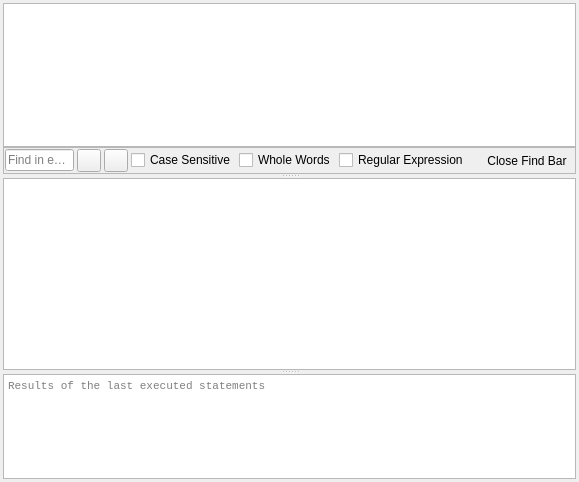
<?xml version="1.0" encoding="UTF-8"?>
<ui version="4.0">
 <class>SqlExecutionArea</class>
 <widget class="QWidget" name="SqlExecutionArea">
  <property name="geometry">
   <rect>
    <x>0</x>
    <y>0</y>
    <width>579</width>
    <height>482</height>
   </rect>
  </property>
  <property name="windowTitle">
   <string>Form</string>
  </property>
  <layout class="QHBoxLayout" name="horizontalLayout_2">
   <property name="spacing">
    <number>3</number>
   </property>
   <property name="leftMargin">
    <number>3</number>
   </property>
   <property name="topMargin">
    <number>3</number>
   </property>
   <property name="rightMargin">
    <number>3</number>
   </property>
   <property name="bottomMargin">
    <number>3</number>
   </property>
   <item>
    <widget class="QSplitter" name="splitter">
     <property name="orientation">
      <enum>Qt::Vertical</enum>
     </property>
     <property name="childrenCollapsible">
      <bool>false</bool>
     </property>
     <widget class="QWidget" name="widget">
      <layout class="QVBoxLayout" name="verticalLayout">
       <property name="spacing">
        <number>0</number>
       </property>
       <item>
        <widget class="SqlTextEdit" name="editEditor"/>
       </item>
       <item>
        <widget class="QFrame" name="findFrame">
         <property name="maximumSize">
          <size>
           <width>16777215</width>
           <height>31</height>
          </size>
         </property>
         <property name="frameShape">
          <enum>QFrame::StyledPanel</enum>
         </property>
         <property name="frameShadow">
          <enum>QFrame::Raised</enum>
         </property>
         <layout class="QGridLayout">
          <property name="leftMargin">
           <number>1</number>
          </property>
          <property name="topMargin">
           <number>1</number>
          </property>
          <property name="rightMargin">
           <number>1</number>
          </property>
          <property name="bottomMargin">
           <number>1</number>
          </property>
          <property name="spacing">
           <number>3</number>
          </property>
          <item row="0" column="1">
           <widget class="QToolButton" name="previousToolButton">
            <property name="toolTip">
             <string>Find previous match [Shift+F3]</string>
            </property>
            <property name="whatsThis">
             <string>Find previous match with mapping</string>
            </property>
            <property name="icon">
             <iconset resource="icons/icons.qrc">
              <normaloff>:/icons/up</normaloff>:/icons/up</iconset>
            </property>
            <property name="shortcut">
             <string>Shift+F3</string>
            </property>
           </widget>
          </item>
          <item row="0" column="8">
           <spacer>
            <property name="orientation">
             <enum>Qt::Horizontal</enum>
            </property>
           </spacer>
          </item>
          <item row="0" column="4">
           <widget class="QCheckBox" name="wholeWordsCheckBox">
            <property name="whatsThis">
             <string>The found pattern must be a whole word</string>
            </property>
            <property name="text">
             <string>Whole Words</string>
            </property>
           </widget>
          </item>
          <item row="0" column="0">
           <widget class="QLineEdit" name="findLineEdit">
            <property name="contextMenuPolicy">
             <enum>Qt::DefaultContextMenu</enum>
            </property>
            <property name="whatsThis">
             <string>Text pattern to find considering the checks in this frame</string>
            </property>
            <property name="placeholderText">
             <string>Find in editor</string>
            </property>
            <property name="clearButtonEnabled">
             <bool>true</bool>
            </property>
           </widget>
          </item>
          <item row="0" column="3">
           <widget class="QCheckBox" name="caseCheckBox">
            <property name="whatsThis">
             <string>The found pattern must match in letter case</string>
            </property>
            <property name="text">
             <string>Case Sensitive</string>
            </property>
           </widget>
          </item>
          <item row="0" column="2">
           <widget class="QToolButton" name="nextToolButton">
            <property name="toolTip">
             <string>Find next match [Enter, F3]</string>
            </property>
            <property name="whatsThis">
             <string>Find next match with wrapping</string>
            </property>
            <property name="icon">
             <iconset resource="icons/icons.qrc">
              <normaloff>:/icons/down</normaloff>:/icons/down</iconset>
            </property>
            <property name="shortcut">
             <string>F3</string>
            </property>
           </widget>
          </item>
          <item row="0" column="5">
           <widget class="QCheckBox" name="regexpCheckBox">
            <property name="toolTip">
             <string>Interpret search pattern as a regular expression</string>
            </property>
            <property name="whatsThis">
             <string>&lt;html&gt;&lt;head/&gt;&lt;body&gt;&lt;p&gt;When checked, the pattern to find is interpreted as a UNIX regular expression. See &lt;a href=&quot;https://en.wikibooks.org/wiki/Regular_Expressions&quot;&gt;Regular Expression in Wikibooks&lt;/a&gt;.&lt;/p&gt;&lt;/body&gt;&lt;/html&gt;</string>
            </property>
            <property name="text">
             <string>Regular Expression</string>
            </property>
           </widget>
          </item>
          <item row="0" column="6">
           <spacer name="horizontalSpacer">
            <property name="orientation">
             <enum>Qt::Horizontal</enum>
            </property>
            <property name="sizeHint" stdset="0">
             <size>
              <width>40</width>
              <height>20</height>
             </size>
            </property>
           </spacer>
          </item>
          <item row="0" column="9">
           <widget class="QToolButton" name="hideFindButton">
            <property name="toolTip">
             <string>Close Find Bar</string>
            </property>
            <property name="text">
             <string>Close Find Bar</string>
            </property>
            <property name="icon">
             <iconset resource="icons/icons.qrc">
              <normaloff>:/icons/close</normaloff>:/icons/close</iconset>
            </property>
            <property name="autoRaise">
             <bool>true</bool>
            </property>
           </widget>
          </item>
         </layout>
        </widget>
       </item>
      </layout>
     </widget>
     <widget class="QSplitter" name="splitter_2">
      <property name="orientation">
       <enum>Qt::Vertical</enum>
      </property>
      <property name="childrenCollapsible">
       <bool>false</bool>
      </property>
      <widget class="ExtendedTableWidget" name="tableResult">
       <property name="editTriggers">
        <set>QAbstractItemView::NoEditTriggers</set>
       </property>
      </widget>
      <widget class="QTextEdit" name="editErrors">
       <property name="sizePolicy">
        <sizepolicy hsizetype="Expanding" vsizetype="Expanding">
         <horstretch>0</horstretch>
         <verstretch>120</verstretch>
        </sizepolicy>
       </property>
       <property name="font">
        <font>
         <family>Monospace</family>
         <pointsize>8</pointsize>
        </font>
       </property>
       <property name="acceptDrops">
        <bool>false</bool>
       </property>
       <property name="toolTip">
        <string>&lt;html&gt;&lt;head/&gt;&lt;body&gt;&lt;p&gt;Results of the last executed statements.&lt;/p&gt;&lt;p&gt;You may want to collapse this panel and use the &lt;span style=&quot; font-style:italic;&quot;&gt;SQL Log&lt;/span&gt; dock with &lt;span style=&quot; font-style:italic;&quot;&gt;User&lt;/span&gt; selection instead.&lt;/p&gt;&lt;/body&gt;&lt;/html&gt;</string>
       </property>
       <property name="whatsThis">
        <string>This field shows the results and status codes of the last executed statements.</string>
       </property>
       <property name="frameShape">
        <enum>QFrame::StyledPanel</enum>
       </property>
       <property name="frameShadow">
        <enum>QFrame::Sunken</enum>
       </property>
       <property name="tabChangesFocus">
        <bool>true</bool>
       </property>
       <property name="undoRedoEnabled">
        <bool>false</bool>
       </property>
       <property name="readOnly">
        <bool>true</bool>
       </property>
       <property name="placeholderText">
        <string>Results of the last executed statements</string>
       </property>
      </widget>
     </widget>
    </widget>
   </item>
  </layout>
 </widget>
 <customwidgets>
  <customwidget>
   <class>SqlTextEdit</class>
   <extends>QTextEdit</extends>
   <header>sqltextedit.h</header>
   <container>1</container>
  </customwidget>
  <customwidget>
   <class>ExtendedTableWidget</class>
   <extends>QTableWidget</extends>
   <header>ExtendedTableWidget.h</header>
   <slots>
    <signal>foreignKeyClicked(QString,QString,QByteArray)</signal>
    <signal>foreignKeyClicked(sqlb::ObjectIdentifier,QString,QByteArray)</signal>
   </slots>
  </customwidget>
 </customwidgets>
 <tabstops>
  <tabstop>editEditor</tabstop>
  <tabstop>findLineEdit</tabstop>
  <tabstop>tableResult</tabstop>
  <tabstop>editErrors</tabstop>
  <tabstop>previousToolButton</tabstop>
  <tabstop>nextToolButton</tabstop>
  <tabstop>caseCheckBox</tabstop>
  <tabstop>wholeWordsCheckBox</tabstop>
 </tabstops>
 <resources>
  <include location="icons/icons.qrc"/>
 </resources>
 <connections/>
 <slots>
  <slot>saveAsCsv()</slot>
  <slot>saveAsView()</slot>
 </slots>
</ui>
